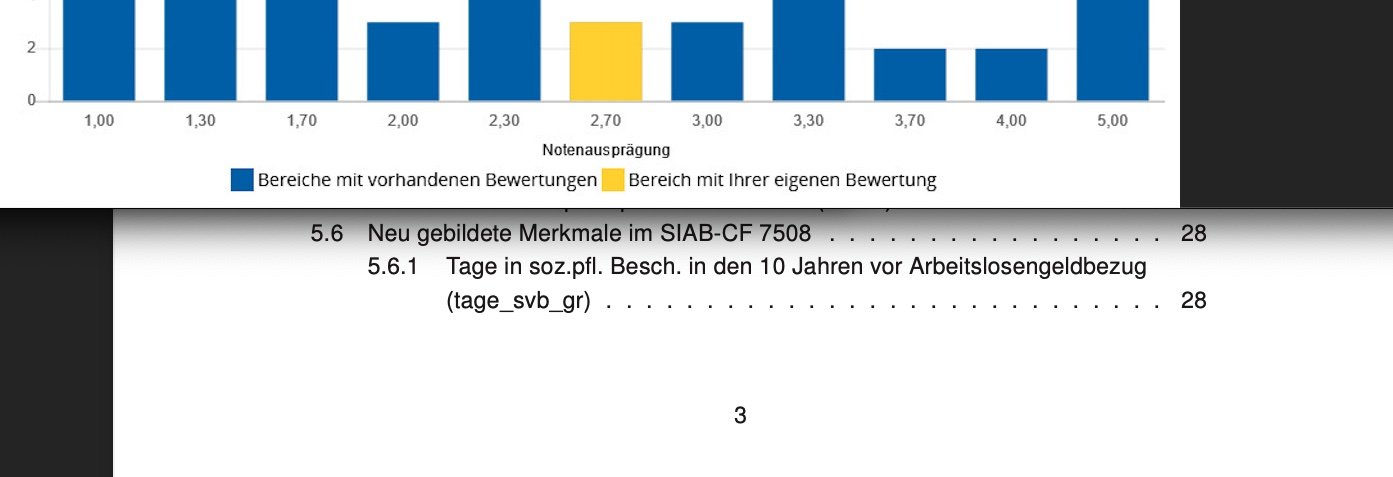
#> input picture images/PHOTO3.jpg, 1393 x 477 px
$ python process_images.py
#> lines starting #> are read from the running program, lines starting #| are printed output that depends on the picture
import cv2
import matplotlib.pyplot as plt
import os


class DataExtractor:
    TEMPLATE_WIDTH = 944
    METHOD = cv2.TM_CCOEFF_NORMED

    def __init__(self, path_img: str, path_template: str):
        self.path= path_img
        self.path_template = path_template

        self.load_image()
        self.load_template()


    def load_image(self):
        if not os.path.isfile(self.path):
            raise FileNotFoundError(f"{self.path} not found")
        img = cv2.imread(self.path)
#> img is the input picture: shape (477, 1393, 3); mean B, G, R 208.2, 202.9, 194.6
        img = cv2.cvtColor(img, cv2.COLOR_BGR2GRAY)
#> img: shape (477, 1393)
        img = cv2.resize(img, (0,0), fx=self.TEMPLATE_WIDTH/img.shape[1], fy=self.TEMPLATE_WIDTH/img.shape[1])
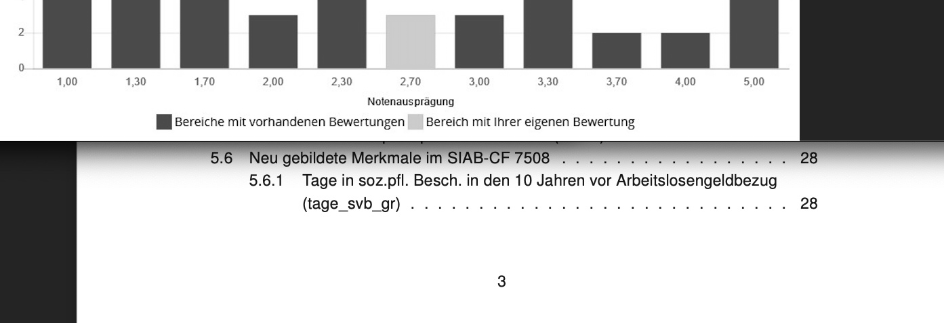
#> img: shape (323, 944); min 0, max 255, mean 201
        self.img = img

    def load_template(self):
        if not os.path.isfile(self.path_template):
            raise FileNotFoundError(f"{self.path_template} not found")
        template = cv2.imread(self.path_template)
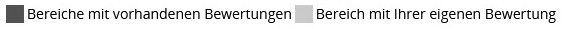
#> input picture templates/lower_bar.jpg, 566 x 29 px
#> template is the input picture: shape (29, 566, 3); min 0, max 255, mean 227.5
        template = cv2.cvtColor(template, cv2.COLOR_BGR2GRAY)
#> template: shape (29, 566)
        self.template = template

    def find_anchor_and_scale(self):
        val = 0
        loc = 0
        loc_b = 0
        t_scale = 0


        for scale in range(60,200):

            cur_template = self.template.copy()
            #cur_template = cv2.resize(cur_template, (0,0), fx=scale/100, fy=scale/100)
            cur_img = self.img.copy()
            cur_img = cv2.resize(cur_img, (0,0), fx= (scale/100), fy= (scale/100))
            result = cv2.matchTemplate(cur_img, cur_template, self.METHOD)
            h, w = cur_template.shape
            min_val, max_val, min_loc, max_loc = cv2.minMaxLoc(result)


            location = max_loc
            corr = max_val
            bottom_right = (location[0]+ w, location[1] + h)
            if corr > val:
                val = corr
                loc = location
                loc_b = bottom_right
                t_scale = scale
#> this loop made 140 passes
#> (min_val, max_val, min_loc, corr, val, loc, loc_b) on passes 1, 2, 4, 5, 7, 9, 11, 12, 14, 16: (-0.163, 0.276, (0, 65), 0.276, 0.276, (0, 75), (566, 104)), (-0.167, 0.296, (0, 67), 0.296, 0.296, (4, 75), (570, 104)), (-0.187, 0.3, (0, 70), 0.3, 0.3, (0, 78), (566, 107)), (-0.201, 0.311, (0, 71), 0.311, 0.311, (2, 79), (568, 108)), (-0.219, 0.327, (3, 74), 0.327, 0.327, (2, 82), (568, 111)), (-0.243, 0.335, (0, 77), 0.335, 0.335, (0, 85), (566, 114)), (-0.264, 0.348, (3, 79), 0.348, 0.348, (0, 88), (566, 117)), (-0.262, 0.358, (12, 81), 0.358, 0.358, (2, 89), (568, 118)), (-0.268, 0.362, (28, 84), 0.362, 0.362, (17, 92), (583, 121)), (-0.287, 0.372, (45, 86), 0.372, 0.372, (34, 95), (600, 124))
#> (min_val, max_val, min_loc, location, corr, bottom_right) on passes 3, 6, 8, 10, 13, 15: (-0.178, 0.288, (0, 68), (0, 78), 0.288, (566, 107)), (-0.211, 0.307, (0, 72), (1, 81), 0.307, (567, 110)), (-0.234, 0.316, (1, 75), (1, 84), 0.316, (567, 113)), (-0.258, 0.33, (0, 78), (5, 86), 0.33, (571, 115)), (-0.276, 0.35, (19, 82), (9, 91), 0.35, (575, 120)), (-0.283, 0.351, (36, 85), (26, 93), 0.351, (592, 122))
#> pass 1, in find_anchor_and_scale, `cur_img = cv2.resize(cur_img, (0,0), fx= (scale/100), fy= (scale/100))`:
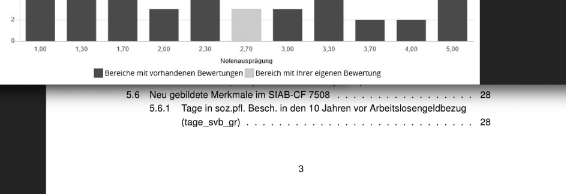
#> cur_img: shape (194, 566); min 5, max 255, mean 201.1
#> pass 3, in find_anchor_and_scale, `result = cv2.matchTemplate(cur_img, cur_template, self.METHOD)`:
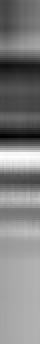
#> result: shape (172, 20) float32 (shown 2 times larger); min -0.178, max 0.288, mean 0.0578; drawn with min black and max white
#> after the loop:
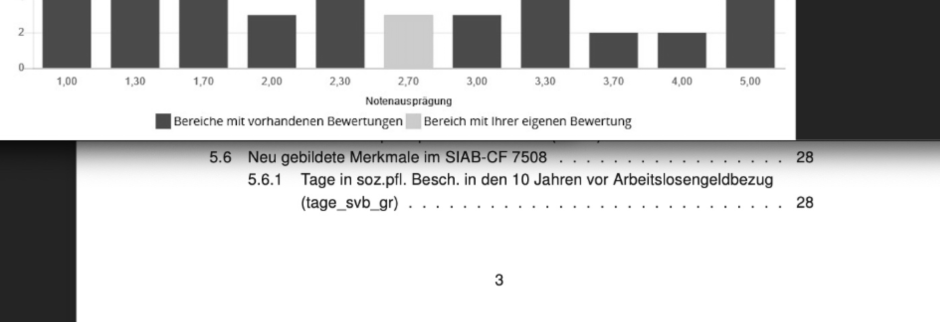
#> cur_img: shape (643, 1879) (shown at 1/2 size); min 2, max 255, mean 200.9
#> after the loop:
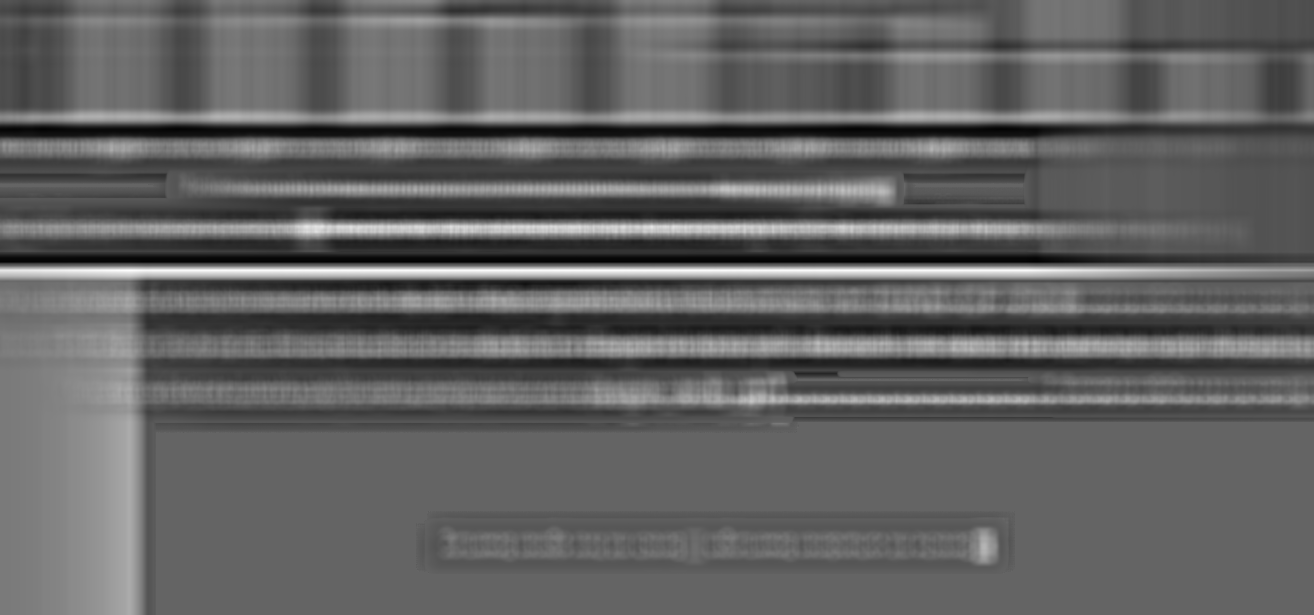
#> result: shape (615, 1314) float32; min -0.234, max 0.361, mean -0.00385; drawn with min black and max white
#> after the loop, t_scale = 115; val = 0.906
        self.scale = t_scale/100
#> self.scale = 1.15
        self.anchor_up = loc
#> self.anchor_up = (174, 126)
        self.anchor_down = loc_b
#> self.anchor_down = (740, 155)

    def show_img(self):
        show_img = self.img.copy()
        show_img = cv2.resize(show_img, (0,0), fx=self.scale,fy=self.scale)
        cv2.rectangle(show_img, self.anchor_up, self.anchor_down, 0.5)
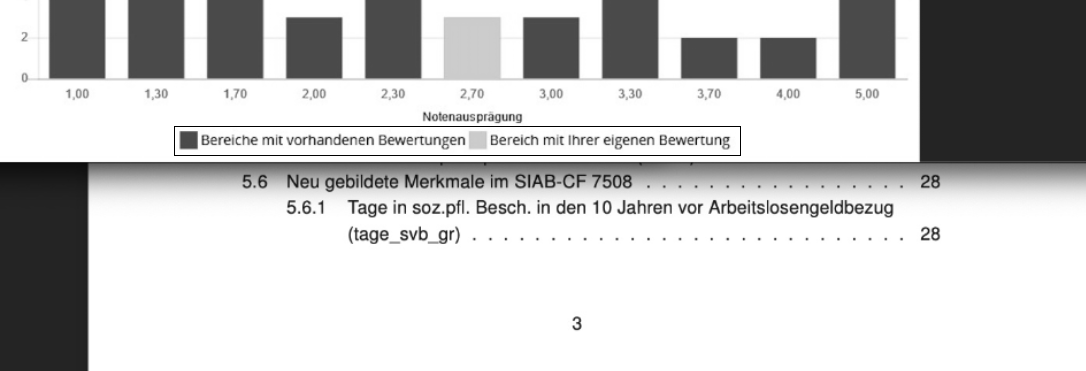
#> show_img: shape (371, 1086); min 0, max 255, mean 200.2
        plt.imshow(show_img, cmap="gray")
        plt.show()


if __name__ == "__main__":
    path_to_file = os.path.dirname(os.path.abspath(__file__))
    ex = DataExtractor(path_to_file+'/images/PHOTO3.jpg', path_to_file+'/templates/lower_bar.jpg')
    ex.find_anchor_and_scale()
    ex.show_img()
